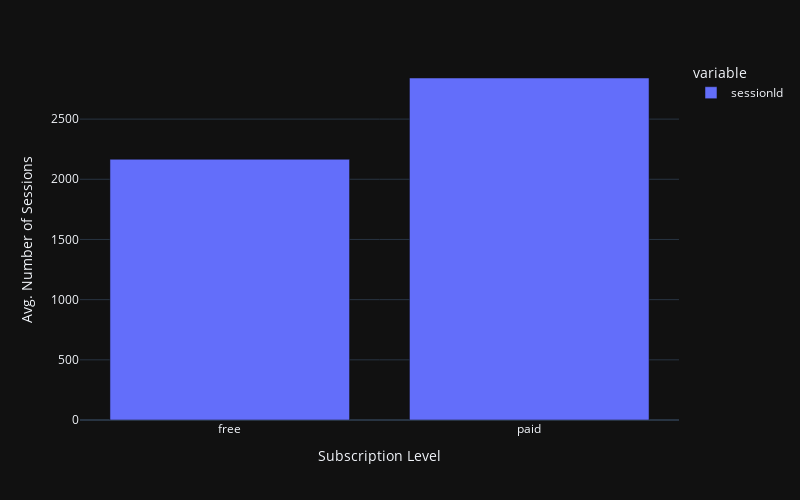

Notebook source saved alongside this figure:
### Code cell
fig = px.bar(level_session_avg_plot, template='plotly_dark')

fig.update_layout(
    autosize=False,
    width=800,
    height=500,
    yaxis=dict(
        title_text='Avg. Number of Sessions',
        tickmode="array",
        titlefont=dict(size=14),
    ),
    xaxis=dict(
    title_text='Subscription Level',
    tickmode="array",
    titlefont=dict(size=14),
    ))

fig.show()

### Figure 1 — Plotly figure (JSON) as saved in the notebook; plotly's stock layout.template omitted (floating-point values rounded to 4 significant figures)
{"data": [{"alignmentgroup": "True", "hovertemplate": "variable=sessionId<br>level=%{x}<br>value=%{y}<extra></extra>", "legendgroup": "sessionId", "marker": {"color": "#636efa"}, "name": "sessionId", "offsetgroup": "sessionId", "orientation": "v", "showlegend": true, "textposition": "auto", "type": "bar", "x": ["free", "paid"], "xaxis": "x", "y": [2166.0, 2842.0], "yaxis": "y"}], "layout": {"autosize": false, "barmode": "relative", "height": 500, "legend": {"title": {"text": "variable"}, "tracegroupgap": 0}, "margin": {"t": 60}, "width": 800, "xaxis": {"anchor": "y", "domain": [0, 1], "tickmode": "array", "title": {"font": {"size": 14}, "text": "Subscription Level"}}, "yaxis": {"anchor": "x", "domain": [0, 1], "tickmode": "array", "title": {"font": {"size": 14}, "text": "Avg. Number of Sessions"}}}}
